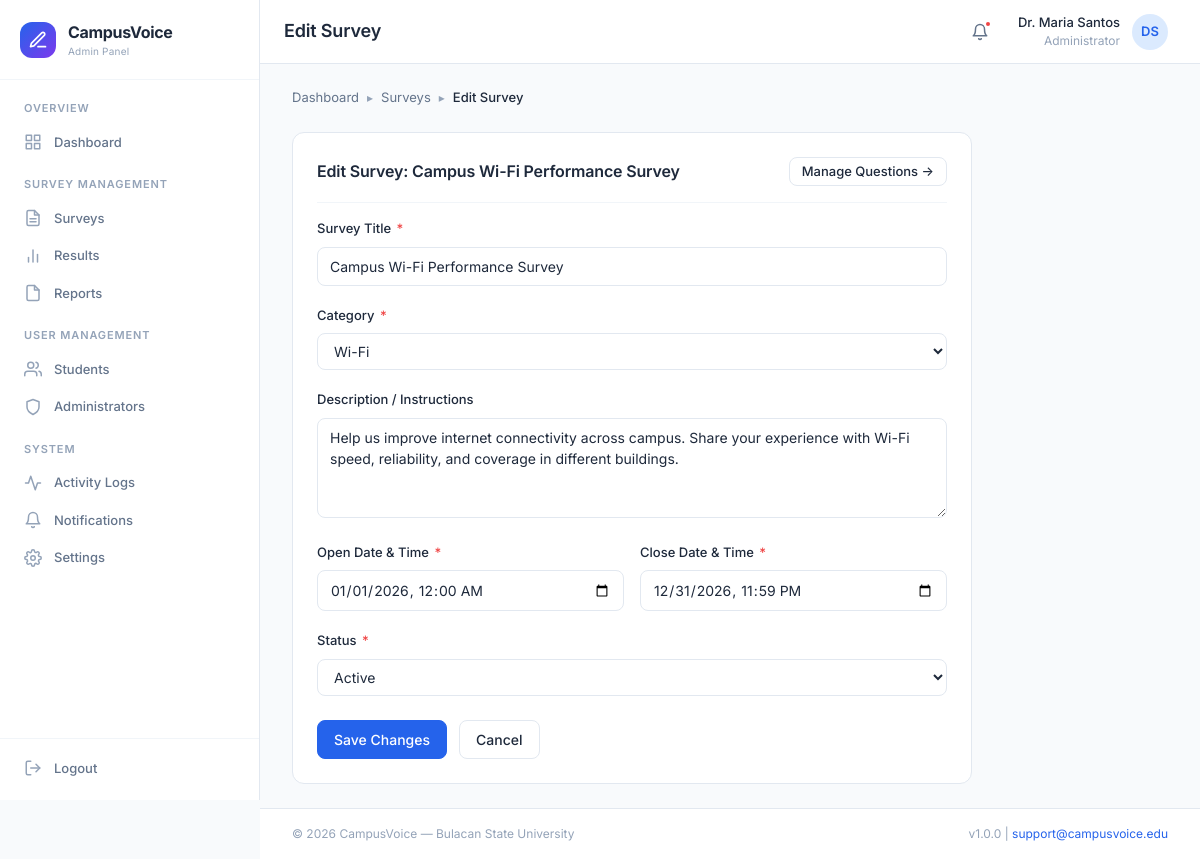
/admin/surveys/edit.php?id=1 (signed in), run on the app's committed database.
### tables this page shows
CREATE TABLE `surveys` (
    `survey_id` INT AUTO_INCREMENT PRIMARY KEY,
    `title` VARCHAR(255) NOT NULL,
    `description` TEXT DEFAULT NULL,
    `category` VARCHAR(100) NOT NULL DEFAULT 'General',
    `open_date` DATETIME DEFAULT NULL,
    `close_date` DATETIME DEFAULT NULL,
    `status` ENUM('draft', 'active', 'closed', 'archived') NOT NULL DEFAULT 'draft',
    `created_by` INT NOT NULL,
    `created_at` DATETIME NOT NULL DEFAULT CURRENT_TIMESTAMP,
    `updated_at` DATETIME DEFAULT NULL ON UPDATE CURRENT_TIMESTAMP,
    INDEX `idx_status` (`status`),
    INDEX `idx_created_by` (`created_by`),
    INDEX `idx_dates` (`open_date`, `close_date`),
    CONSTRAINT `fk_surveys_admin` FOREIGN KEY (`created_by`) REFERENCES `administrators`(`admin_id`) ON UPDATE CASCADE
);

### utils/helpers.php (called while the page is built, shortened)
<?php
function e($string) {
    return htmlspecialchars($string ?? '', ENT_QUOTES, 'UTF-8');
}

### admin/surveys/edit.php (the view, shortened to what this page needs)
<?php
require_once __DIR__ . '/../../utils/helpers.php';
$surveyId = (int)($_GET['id'] ?? 0);
$pdo = db();
$stmt = $pdo->prepare("SELECT * FROM surveys WHERE survey_id = ?");
$stmt->execute([$surveyId]);
$survey = $stmt->fetch();
if ($_SERVER['REQUEST_METHOD'] === 'POST') {
    requireCSRF();
    $title = trim($_POST['title'] ?? '');
    $description = trim($_POST['description'] ?? '');
    $category = $_POST['category'] ?? 'General';
    $openDate = $_POST['open_date'] ?? '';
    $closeDate = $_POST['close_date'] ?? '';
    $status = $_POST['status'] ?? 'draft';
    if (empty($title)) {
        $error = 'Survey title is required.';
    } elseif (empty($openDate) || empty($closeDate)) {
        $error = 'Open and close dates are required.';
    } elseif (strtotime($closeDate) <= strtotime($openDate)) {
        $error = 'Close date must be after the open date.';
    } else {
        $stmt = $pdo->prepare("
            UPDATE surveys
            SET title = ?, description = ?, category = ?, open_date = ?, close_date = ?, status = ?
            WHERE survey_id = ?
        ");
        $stmt->execute([$title, $description, $category, $openDate, $closeDate, $status, $surveyId]);
        logActivity(getCurrentUserId(), ROLE_ADMIN, 'edit_survey', 'Updated survey details: ' . $title, 'survey', $surveyId);
        setToast('Success', 'Survey details updated successfully!', 'success');
        redirect(BASE_URL . '/admin/surveys');
    }
} else {
    $title = $survey['title'];
    $description = $survey['description'];
    $category = $survey['category'];
    $openDate = date('Y-m-d\TH:i', strtotime($survey['open_date']));
    $closeDate = date('Y-m-d\TH:i', strtotime($survey['close_date']));
    $status = $survey['status'];
}
require_once __DIR__ . '/../../includes/header.php';
?>
<div class="breadcrumbs">
    <div class="breadcrumb-item"><a href="<?= BASE_URL ?>/admin/dashboard">Dashboard</a></div>
    <span class="breadcrumb-separator">▸</span>
    <div class="breadcrumb-item"><a href="<?= BASE_URL ?>/admin/surveys">Surveys</a></div>
    <span class="breadcrumb-separator">▸</span>
    <div class="breadcrumb-item active">Edit Survey</div>
</div>
<div style="max-width: 680px;">
    <div class="card">
        <div class="card-header">
            <h2 class="card-title">Edit Survey: <?= e($survey['title']) ?></h2>
            <a href="<?= BASE_URL ?>/admin/surveys/<?= $surveyId ?>/questions" class="btn btn-secondary btn-sm">Manage Questions →</a>
        </div>
        <div class="card-body">
            <form method="POST" id="edit-survey-form" novalidate>
                <div class="form-group">
                    <label for="title" class="form-label">Survey Title <span class="required">*</span></label>
                    <input type="text" id="title" name="title" class="form-input" value="<?= e($title) ?>" required>
                </div>
                <div class="form-group">
                    <label for="category" class="form-label">Category <span class="required">*</span></label>
                    <select id="category" name="category" class="form-select" required>
                        <?php foreach (SURVEY_CATEGORIES as $cat => $info): ?>
                            <option value="<?= e($cat) ?>" <?= $category === $cat ? 'selected' : '' ?>><?= e($cat) ?></option>
                        <?php endforeach; ?>
                    </select>
                </div>
                <div class="form-group">
                    <label for="description" class="form-label">Description / Instructions</label>
                    <textarea id="description" name="description" class="form-textarea"><?= e($description) ?></textarea>
                </div>
                <div class="form-row">
                    <div class="form-group">
                        <label for="open_date" class="form-label">Open Date & Time <span class="required">*</span></label>
                        <input type="datetime-local" id="open_date" name="open_date" class="form-input" value="<?= e($openDate) ?>" required>
                    </div>
                    <div class="form-group">
                        <label for="close_date" class="form-label">Close Date & Time <span class="required">*</span></label>
                        <input type="datetime-local" id="close_date" name="close_date" class="form-input" value="<?= e($closeDate) ?>" required>
                    </div>
                </div>
                <div class="form-group">
                    <label for="status" class="form-label">Status <span class="required">*</span></label>
                    <select id="status" name="status" class="form-select" required>
                        <option value="active" <?= $status === 'active' ? 'selected' : '' ?>>Active</option>
                    </select>
                </div>
                <div style="display: flex; gap: var(--space-3); margin-top: var(--space-6);">
                    <button type="submit" class="btn btn-primary">
                        Save Changes
                    </button>
                    <a href="<?= BASE_URL ?>/admin/surveys" class="btn btn-secondary">Cancel</a>
                </div>
            </form>
        </div>
    </div>
</div>
<?php require_once __DIR__ . '/../../includes/footer.php'; ?>

### assets/css/variables.css (style rules this page uses)
:root { --color-primary: #2563EB; --color-primary-hover: #1D4ED8; --color-primary-active: #1E40AF; --color-primary-light: #DBEAFE; --color-primary-lighter: #EFF6FF; --color-primary-50: #EFF6FF; --color-primary-100: #DBEAFE; --color-primary-500: #3B82F6; --color-primary-600: #2563EB; --color-primary-700: #1D4ED8; --color-primary-800: #1E40AF; --color-secondary: #059669; --color-secondary-hover: #047857; --color-secondary-light: #D1FAE5; --color-secondary-lighter: #ECFDF5; --color-accent: #7C3AED; --color-accent-hover: #6D28D9; --color-accent-light: #EDE9FE; --color-accent-lighter: #F5F3FF; --color-gray-50: #F8FAFC; --color-gray-100: #F1F5F9; --color-gray-200: #E2E8F0; --color-gray-300: #CBD5E1; --color-gray-400: #94A3B8; --color-gray-500: #64748B; --color-gray-600: #475569; --color-gray-700: #334155; --color-gray-800: #1E293B; --color-gray-900: #0F172A; --color-success: #10B981; --color-success-light: #D1FAE5; --color-success-dark: #059669; --color-warning: #F59E0B; --color-warning-light: #FEF3C7; --color-warning-dark: #D97706; --color-error: #EF4444; --color-error-light: #FEE2E2; --color-error-dark: #DC2626; --color-info: #3B82F6; --color-info-light: #DBEAFE; --color-bg: #F8FAFC; --color-bg-alt: #F1F5F9; --color-surface: #FFFFFF; --color-surface-hover: #F8FAFC; --color-surface-elevated: #FFFFFF; --color-text: #1E293B; --color-text-secondary: #64748B; --color-text-tertiary: #94A3B8; --color-text-inverse: #FFFFFF; --color-text-link: #2563EB; --color-border: #E2E8F0; --color-border-hover: #CBD5E1; --color-border-focus: #2563EB; --color-divider: #F1F5F9; --font-family: 'Inter', -apple-system, BlinkMacSystemFont, 'Segoe UI', Roboto, sans-serif; --font-mono: 'JetBrains Mono', 'Fira Code', 'Consolas', monospace; --font-size-xs: 0.75rem; --font-size-sm: 0.8125rem; --font-size-base: 0.875rem; --font-size-md: 1rem; --font-size-lg: 1.125rem; --font-size-xl: 1.25rem; --font-size-2xl: 1.5rem; --font-size-3xl: 1.875rem; --font-size-4xl: 2.25rem; --font-weight-normal: 400; --font-weight-medium: 500; --font-weight-semibold: 600; --font-weight-bold: 700; --line-height-tight: 1.25; --line-height-normal: 1.5; --line-height-relaxed: 1.75; --space-0: 0; --space-1: 0.25rem; --space-2: 0.5rem; --space-3: 0.75rem; --space-4: 1rem; --space-5: 1.25rem; --space-6: 1.5rem; --space-8: 2rem; --space-10: 2.5rem; --space-12: 3rem; --space-16: 4rem; --space-20: 5rem; --radius-sm: 4px; --radius-md: 8px; --radius-lg: 12px; --radius-xl: 16px; --radius-2xl: 20px; --radius-full: 9999px; --shadow-xs: 0 1px 2px rgba(0, 0, 0, 0.04); --shadow-sm: 0 1px 3px rgba(0, 0, 0, 0.06), 0 1px 2px rgba(0, 0, 0, 0.04); --shadow-md: 0 4px 6px -1px rgba(0, 0, 0, 0.07), 0 2px 4px -2px rgba(0, 0, 0, 0.05); --shadow-lg: 0 10px 15px -3px rgba(0, 0, 0, 0.08), 0 4px 6px -4px rgba(0, 0, 0, 0.04); --shadow-xl: 0 20px 25px -5px rgba(0, 0, 0, 0.08), 0 8px 10px -6px rgba(0, 0, 0, 0.04); --shadow-inner: inset 0 2px 4px rgba(0, 0, 0, 0.05); --shadow-focus: 0 0 0 3px rgba(37, 99, 235, 0.15); --transition-fast: 150ms ease; --transition-base: 200ms ease; --transition-slow: 300ms ease; --transition-spring: 200ms cubic-bezier(0.34, 1.56, 0.64, 1); --z-dropdown: 100; --z-sticky: 200; --z-overlay: 300; --z-modal: 400; --z-toast: 500; --z-tooltip: 600; --sidebar-width: 260px; --sidebar-collapsed-width: 72px; --header-height: 64px; --content-max-width: 1280px; }

### assets/css/base.css (style rules this page uses)
*, *::before, *::after { margin: 0; padding: 0; box-sizing: border-box; }
html { font-size: 16px; -webkit-text-size-adjust: 100%; -webkit-font-smoothing: antialiased; -moz-osx-font-smoothing: grayscale; scroll-behavior: smooth; }
body { font-family: var(--font-family); font-size: var(--font-size-base); font-weight: var(--font-weight-normal); line-height: var(--line-height-normal); color: var(--color-text); background-color: var(--color-bg); min-height: 100vh; }
h1, h2, h3, h4, h5, h6 { font-weight: var(--font-weight-semibold); line-height: var(--line-height-tight); color: var(--color-text); letter-spacing: -0.01em; }
h2 { font-size: var(--font-size-xl); }
a { color: var(--color-text-link); text-decoration: none; transition: color var(--transition-fast); }
button, input, select, textarea { font-family: inherit; font-size: inherit; line-height: inherit; color: inherit; }
button { cursor: pointer; border: none; background: none; }
textarea { resize: vertical; }

### data on the page
surveys: title "Campus Wi-Fi Performance Survey", description "Help us improve internet connectivity across campus. Share your experience with Wi-Fi speed, reliability, and coverage in different buildings.", open_date "01/01/2026 00:00", close_date "12/31/2026 23:59", status "Active"

### other printed values
APP_NAME "CampusVoice"
$pageTitle "Edit Survey"
$userName "Dr. Maria Santos"
$userInitials "DS"
APP_SCHOOL "Bulacan State University"
APP_VERSION "1.0.0"
APP_SUPPORT_EMAIL "support@campusvoice.edu"
form field category "Wi-Fi"
